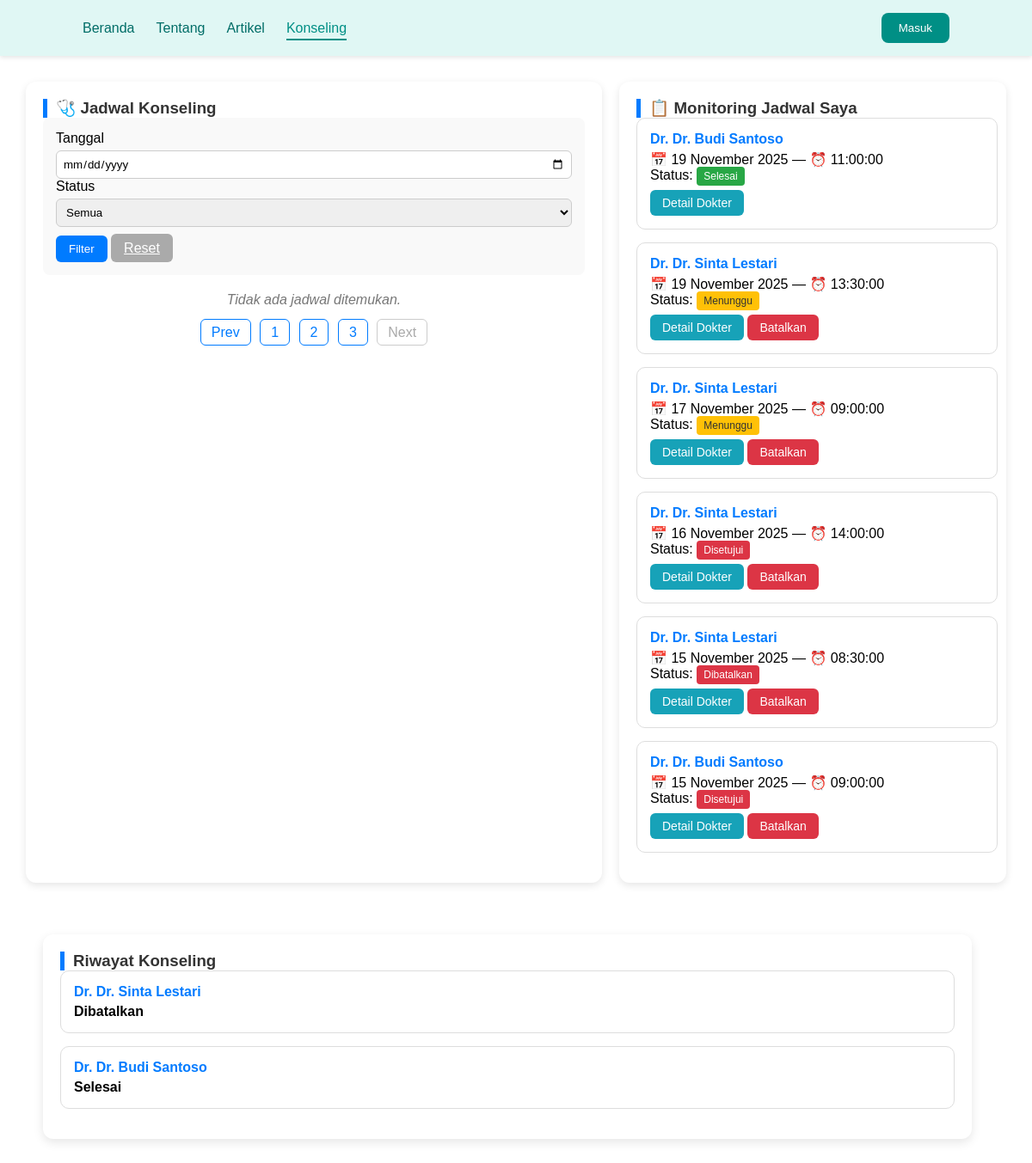
The page /daftar_jadwal.php?page=4 on the database its author committed.
### tables this page shows
CREATE TABLE `booking` (
  `booking_id` int(11) NOT NULL,
  `pasien_id` int(11) DEFAULT NULL,
  `dokter_id` int(11) DEFAULT NULL,
  `jadwal_id` int(11) DEFAULT NULL,
  `status` enum('menunggu','disetujui','selesai','dibatalkan') DEFAULT NULL,
  `catatan` text DEFAULT NULL
);

CREATE TABLE `users` (
  `user_id` int(11) NOT NULL,
  `nama` varchar(100) DEFAULT NULL,
  `email` varchar(100) DEFAULT NULL,
  `password` varchar(255) DEFAULT NULL,
  `role` enum('dokter','pasien') DEFAULT NULL,
  `no_hp` varchar(20) DEFAULT NULL
);

CREATE TABLE `jadwal_dokter` (
  `jadwal_id` int(11) NOT NULL,
  `dokter_id` int(11) DEFAULT NULL,
  `tanggal` date DEFAULT NULL,
  `jam` time DEFAULT NULL,
  `status` enum('tersedia','penuh') DEFAULT 'tersedia'
);

### daftar_jadwal.php (the view, shortened to what this page needs)
 <?php
include 'connection.php';
$pasien_id = 4;
$filter_tanggal = isset($_GET['tanggal']) ? $_GET['tanggal'] : '';
$limit = 3;
$page = isset($_GET['page']) ? (int)$_GET['page'] : 1;
$start = ($page - 1) * $limit;
$filter_query = "";
$total_rows = mysqli_fetch_assoc(mysqli_query($conn, "
    SELECT COUNT(*) AS total FROM jadwal_dokter j
    JOIN users u ON j.dokter_id = u.user_id
    WHERE u.role='dokter' $filter_query
"))['total'];
$total_pages = ceil($total_rows / $limit);
$query = mysqli_query($conn, "
    SELECT j.*, u.nama AS nama_dokter
    FROM jadwal_dokter j
    JOIN users u ON j.dokter_id = u.user_id
    WHERE u.role='dokter' $filter_query
    ORDER BY j.tanggal ASC
    LIMIT $start, $limit
");
$booking_query = mysqli_query($conn, "
    SELECT b.booking_id, j.tanggal, j.jam, j.status AS status_jadwal,
           u.nama AS nama_dokter, b.status AS status_booking
    FROM booking b
    JOIN jadwal_dokter j ON b.jadwal_id = j.jadwal_id
    JOIN users u ON j.dokter_id = u.user_id
    WHERE b.pasien_id = '$pasien_id'
    ORDER BY j.tanggal DESC
");
?>
<!DOCTYPE html>
<html lang="id">
<head>
<link rel="stylesheet" href="asset/css/jadwal.css">
</head>
<body>
<header>
        <nav class="navbar">
            <ul>
                <li><a href="index.php" >Beranda</a></li>
                <li><a href="about.html">Tentang</a></li>
                <li><a href="edukasi.php">Artikel</a></li>
                <li><a href="daftar_jadwal.php" class="active">Konseling</a></li>
            </ul>
            <a href="signin.php" class="no-undlin">
              <button class="btn-primary-log">Masuk</button>
            </a>
        </nav>
    </header>
<div class="container">
    <div class="section left">
        <h3>🩺 Jadwal Konseling</h3>
        <div class="filter-box">
            <form method="GET">
                <label>Tanggal</label>
                <input type="date" name="tanggal" value="<?= htmlspecialchars($filter_tanggal) ?>">
                <label>Status</label>
                <select name="status">
                    <option value="semua">Semua</option>
                </select>
                <button class="filter-btn" type="submit">Filter</button>
                <a href="daftar_jadwal.php" class="reset-btn">Reset</a>
            </form>
        </div>
        <?php if (mysqli_num_rows($query) > 0): ?>
            <?php while($row = mysqli_fetch_assoc($query)): ?>
            <div class="card">
                <h4>Dr. <?= htmlspecialchars($row['nama_dokter']) ?></h4>
                <p>📅 <?= date('d F Y', strtotime($row['tanggal'])) ?> — ⏰ <?= htmlspecialchars($row['jam']) ?></p>
                <?php if ($row['status'] == 'tersedia'): ?>
                    <p class="status tersedia">✔ Tersedia</p>
                    <a href="booking.php?jadwal_id=<?= $row['jadwal_id'] ?>" class="btn btn-booking">Booking</a>
                <?php else: ?>
                    <p class="status penuh">❌ Penuh</p>
                    <a href="#" class="btn btn-disabled">Penuh</a>
                <?php endif; ?>
            </div>
            <?php endwhile; ?>
        <?php else: ?>
            <p class="no-data">Tidak ada jadwal ditemukan.</p>
        <?php endif; ?>
        <div class="pagination">
            <a href="?page=<?= $page-1 ?>" class="<?= ($page<=1)?'disabled':'' ?>">Prev</a>
            <?php for($i=1; $i<=$total_pages; $i++): ?>
                <a href="?page=<?= $i ?>" class="<?= ($page==$i)?'active':'' ?>"><?= $i ?></a>
            <?php endfor; ?>
            <a href="?page=<?= $page+1 ?>" class="<?= ($page>=$total_pages)?'disabled':'' ?>">Next</a>
        </div>
    </div>
    <div class="section right">
        <h3>📋 Monitoring Jadwal Saya</h3>
        <?php if (mysqli_num_rows($booking_query) > 0): ?>
            <?php while($book = mysqli_fetch_assoc($booking_query)): ?>
            <div class="card">
                <h4>Dr. <?= htmlspecialchars($book['nama_dokter']) ?></h4>
                <p>📅 <?= date('d F Y', strtotime($book['tanggal'])) ?> — ⏰ <?= htmlspecialchars($book['jam']) ?></p>
                <p>Status:
                    <span class="badge <?= $book['status_booking']=='menunggu'?'bg-warning':($book['status_booking']=='selesai'?'bg-success':'bg-danger') ?>">
                        <?= ucfirst($book['status_booking']) ?>
                    </span>
                </p>
                <a href="detail_dokter.php?nama=<?= urlencode($book['nama_dokter']) ?>" class="btn btn-detail">Detail Dokter</a>
                <?php if ($book['status_booking'] != 'selesai'): ?>
                    <a href="batal_booking.php?id=<?= $book['booking_id'] ?>" class="btn btn-batal" onclick="return confirm('Batalkan booking ini?')">Batalkan</a>
                <?php endif; ?>
            </div>
            <?php endwhile; ?>
        <?php else: ?>
            <p class="no-data">Belum ada jadwal yang dibooking.</p>
        <?php endif; ?>
    </div>
</div>
    <div class="history">
        <h3>Riwayat Konseling</h3>
        <?php
        $query_history = mysqli_query($conn, "
            SELECT b.*, u.nama AS nama_dokter
            FROM booking b
            JOIN users u ON b.dokter_id = u.user_id
            WHERE b.pasien_id = '$pasien_id' AND b.status IN ('selesai','dibatalkan')
        ");
        while($h = mysqli_fetch_assoc($query_history)): ?>
        <div class="card">
            <h4>Dr. <?= htmlspecialchars($h['nama_dokter']) ?></h4>
            <p class="status"><?= ucfirst($h['status']) ?></p>
        </div>
        <?php endwhile; ?>
    </div>
</body>
</html>

### asset/css/jadwal.css (style rules this page uses)
* { margin: 0; padding: 0; box-sizing: border-box; font-family: 'Poppins', sans-serif; }
header { background-color: #e0f7f4; box-shadow: 0 2px 5px rgba(0,0,0,0.1); justify-content: right; }
.navbar { display: flex; justify-content: space-between; align-items: center; padding: 15px 8%; }
.navbar ul { list-style: none; display: flex; gap: 25px; }
.navbar a { text-decoration: none; color: #006d67; font-weight: 500; transition: 0.3s; }
.navbar a:hover, .navbar a.active { color: #008f85; border-bottom: 2px solid #008f85; padding-bottom: 4px; }
.btn-primary-log { background-color: #008f85; color: #fff; border: none; margin-left: 20px; padding: 10px 20px; border-radius: 8px; cursor: pointer; transition: 0.3s; }
.container { display: flex; flex-direction: row; gap: 20px; padding: 30px; max-width: 1200px; margin: auto; }
.section { background: #fff; border-radius: 12px; box-shadow: 0 3px 10px rgba(0,0,0,0.1); padding: 20px; }
.left { flex: 1.5; }
.right { flex: 1; max-height: 1000px; overflow-y: auto; padding-right: 10px; }
h3 { border-left: 5px solid #007bff; padding-left: 10px; color: #333; }
.filter-box { background: #f9f9f9; padding: 15px; border-radius: 8px; margin-bottom: 20px; }
.filter-box input, .filter-box select { padding: 7px; border-radius: 6px; border: 1px solid #ccc; width: 100%; margin-top: 5px; }
.filter-btn { background: #007bff; color: white; border: none; padding: 8px 15px; border-radius: 6px; cursor: pointer; margin-top: 10px; }
.reset-btn { background: #aaa; color: white; border: none; padding: 8px 15px; border-radius: 6px; cursor: pointer; margin-top: 10px; }
.card { border: 1px solid #ddd; border-radius: 10px; padding: 15px; margin-bottom: 15px; transition: 0.2s; }
.card h4 { margin: 0 0 5px; color: #007bff; }
.status { font-weight: bold; }
.btn { display: inline-block; text-decoration: none; color: white; padding: 7px 14px; border-radius: 6px; font-size: 14px; margin-top: 8px; }
.btn-detail { background: #17a2b8; }
.btn-batal { background: #dc3545; }
.badge { padding: 4px 8px; border-radius: 4px; color: white; font-size: 12px; }
.bg-success { background: #28a745; }
.bg-danger { background: #dc3545; }
.bg-warning { background: #ffc107; color: #333; }
.pagination { text-align: center; margin-top: 20px; }
.pagination a { text-decoration: none; color: #007bff; padding: 6px 12px; border: 1px solid #007bff; margin: 0 3px; border-radius: 6px; }
.pagination a.disabled { color: #aaa; border-color: #ccc; pointer-events: none; }
.no-data { text-align: center; color: #777; font-style: italic; margin-top: 10px; }
.history { width: 90%; background: #fff; margin: 30px 50px 30px 50px; border-radius: 12px; padding: 20px; box-shadow: 0 4px 12px rgba(0,0,0,0.1); }

### rows shown on the page
booking: dokter.nama "Dr. Budi Santoso", jadwal.tanggal "19 November 2025", jadwal.jam "11:00:00", status "Selesai"
booking: dokter.nama "Dr. Sinta Lestari", jadwal.tanggal "19 November 2025", jadwal.jam "13:30:00", status "Menunggu"
booking: dokter.nama "Dr. Sinta Lestari", jadwal.tanggal "17 November 2025", jadwal.jam "09:00:00", status "Menunggu"
booking: dokter.nama "Dr. Sinta Lestari", jadwal.tanggal "16 November 2025", jadwal.jam "14:00:00", status "Disetujui"
booking: dokter.nama "Dr. Sinta Lestari", jadwal.tanggal "15 November 2025", jadwal.jam "08:30:00", status "Dibatalkan"
booking: dokter.nama "Dr. Budi Santoso", jadwal.tanggal "15 November 2025", jadwal.jam "09:00:00", status "Disetujui"
